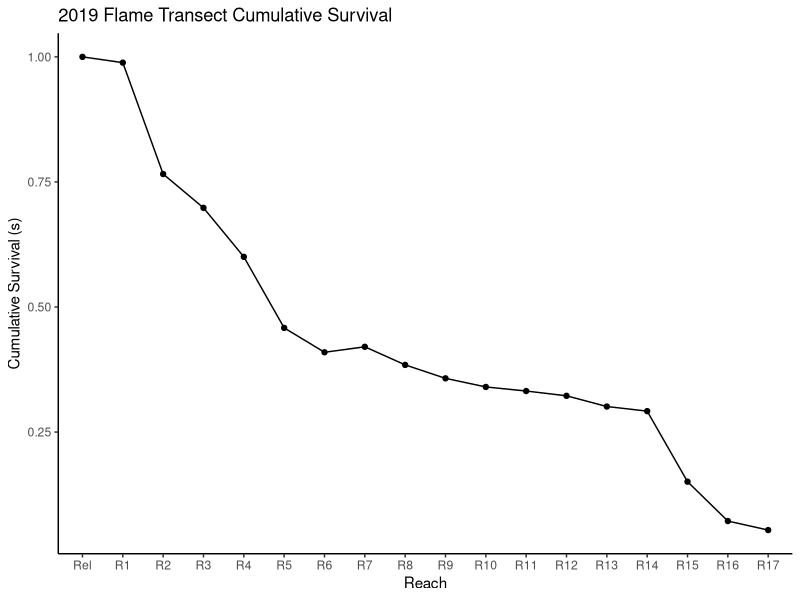

The R script that drew this image: (Note: this script raises an error after producing the figure.)
# Surivival PLots for FLAMe section

# Read in csv of survival estimates for each reach in the FLAMe transect sect. Parameters with a * denote that this value came from a 
# weighted calculation of survival between the US and DS groups, since those parameters could not be equated 
library(tidyverse)

surv <- read_csv("data_output/Flame_Survival_Estimates_from 101819Workspace_forPlot.csv")

# create an ordered factor so ggplot stop reordering the x axis:
surv$Reach <- factor(surv$Reach, levels = surv$Reach)

#Cummulative Survival plot:
ggplot(data = surv, aes(x = surv$Reach, y = surv$cum_estimate)) +
  geom_line(group = 1) + # becuase only have one point per observation 
  geom_point() +
  ylab("Cumulative Survival (s)")+
  xlab("Reach") +
  theme(panel.background = element_blank()) +
  theme(axis.line = element_line(colour = "black")) +
  ggtitle("2019 Flame Transect Cumulative Survival")+
  ggsave("figure_output/SurvivalPlots/2019FlameTransect_CumulSurvPlot.pdf")

# Reach Specific Survival Plot
   
ggplot(data = surv, aes(x = surv$Reach, y = surv$estimate)) +
  geom_errorbar(aes(ymin=surv$estimate -surv$SE, ymax=surv$estimate + surv$SE), width=.2,
                position=position_dodge(0.05)) +
  geom_line(group = 1) + # becuase only have one point per observation 
  geom_point() +
  ylab("Cumulative Survival (s)")+
  xlab("Reach") +
  theme(panel.background = element_blank()) +
  theme(axis.line = element_line(colour = "black")) +
  ggtitle("2019 Flame Transect Reach-Specific Survival")+
  ggsave("figure_output/SurvivalPlots/2019FlameTransect_ReachSpec_SurvPlot.pdf")

